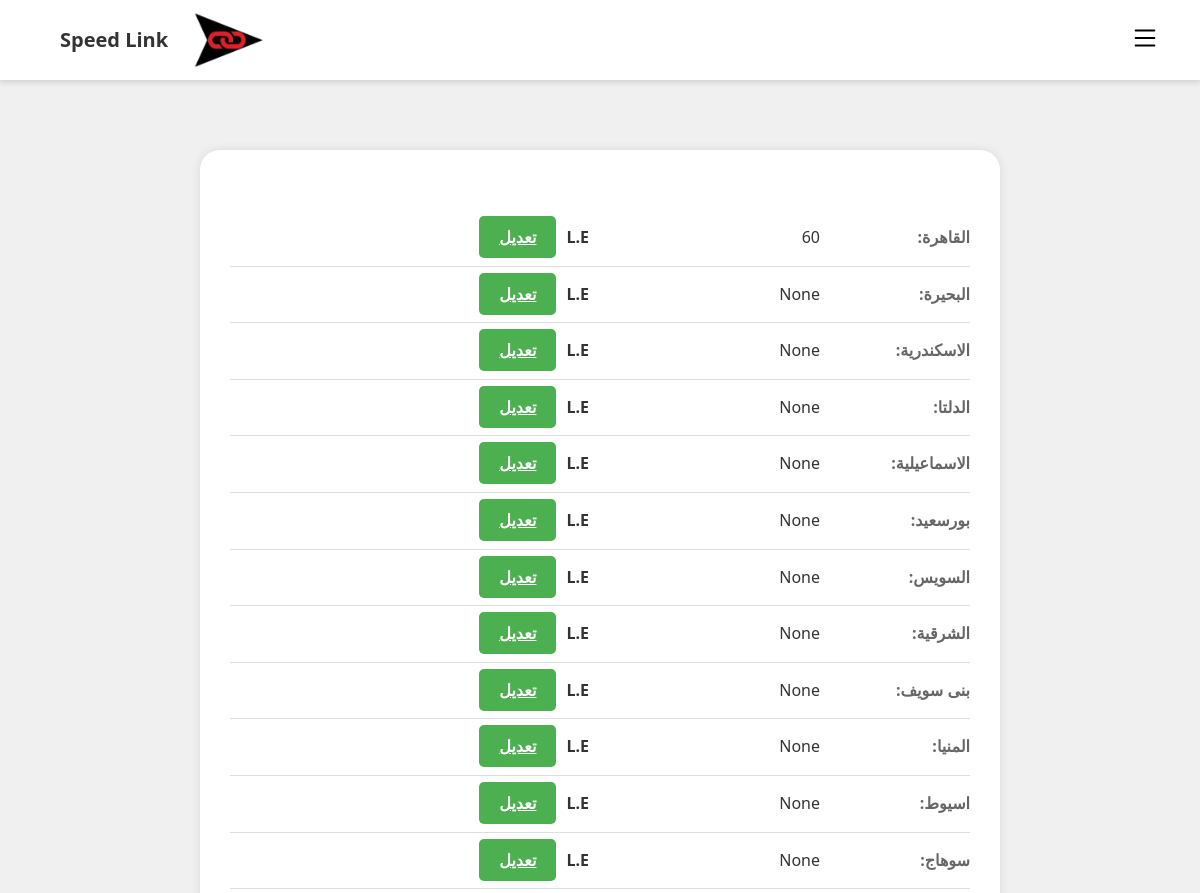
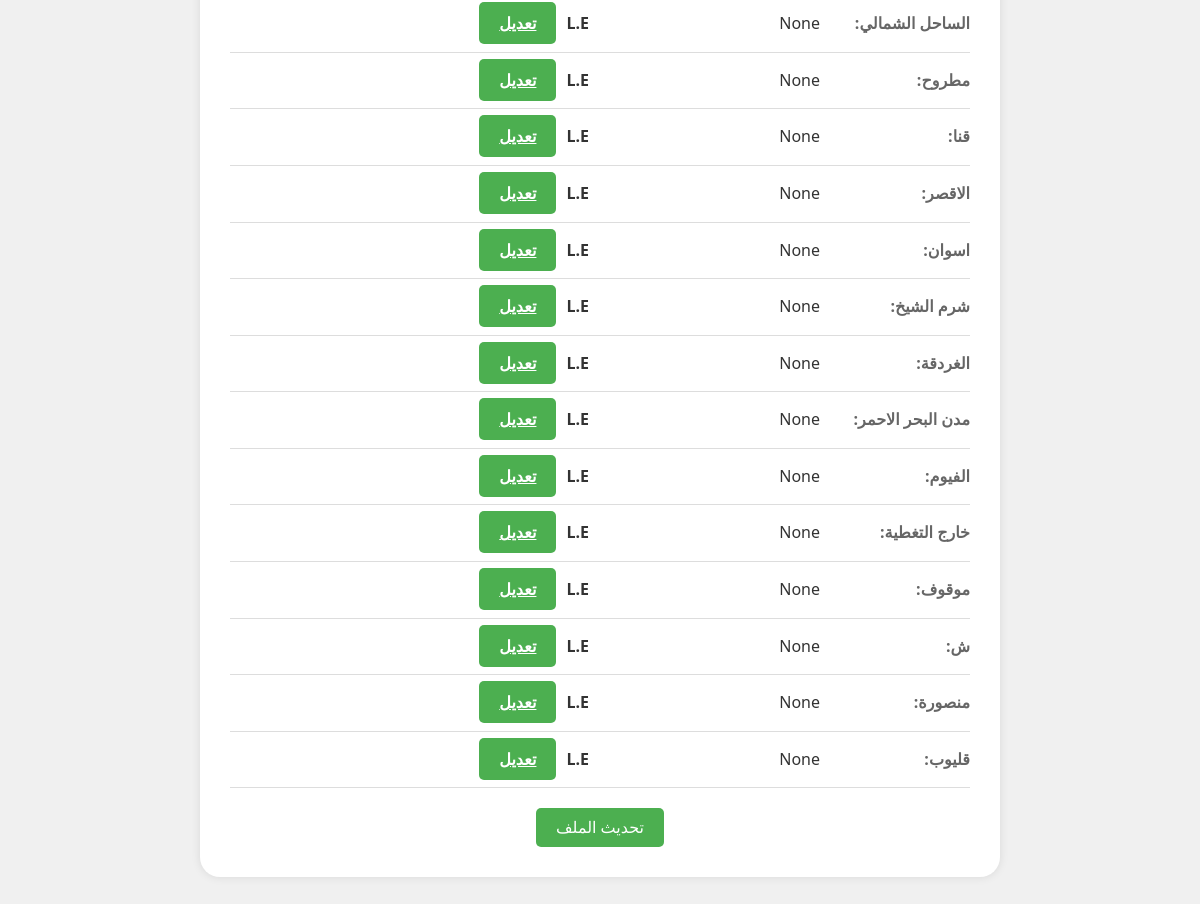
The page /dprice/1 on the database its author committed (2 pictures, top to bottom).
### app.py (models this page shows)
class Dprice(db.Model):
    id = db.Column(db.Integer, primary_key=True)
    sid = db.Column(db.Integer)
    p1 = db.Column(db.Integer)
    p2 = db.Column(db.Integer)
    p3 = db.Column(db.Integer)
    p4 = db.Column(db.Integer)
    p5 = db.Column(db.Integer)
    p6 = db.Column(db.Integer)
    p7 = db.Column(db.Integer)
    p8 = db.Column(db.Integer)
    p9 = db.Column(db.Integer)
    p10 = db.Column(db.Integer)
    p11 = db.Column(db.Integer)
    p12 = db.Column(db.Integer)
    p13 = db.Column(db.Integer)
    p14 = db.Column(db.Integer)
    p15 = db.Column(db.Integer)
    p16 = db.Column(db.Integer)
    p17 = db.Column(db.Integer)
    p18 = db.Column(db.Integer)
    p19 = db.Column(db.Integer)
    p20 = db.Column(db.Integer)
    p21 = db.Column(db.Integer)
    p22 = db.Column(db.Integer)
    p23 = db.Column(db.Integer)
    p24 = db.Column(db.Integer)
    p25 = db.Column(db.Integer)
    p26 = db.Column(db.Integer)

### app.py (the view)
@app.route('/dprice/<int:sid>')
def dprice(sid):
    price = Dprice.query.filter_by(sid=sid).first()
    return render_template('dprice.html',price=price)

### templates/dprice.html (shortened to what this page needs)
{% extends 'base.html' %} {% block content %}
<div class="profile-container">
<div class="profile-details">
    <form action="/saveprice/{{ price.sid }}" method="post">
        <table><tr>
          <td class="label">القاهرة:</td>
          <td>
            <input
              type="text"
              name="1"
              value="{{ price.p1 }}"
              class="readonly"
              readonly
            />L.E<a href="#" class="edit-button" onclick="enableField(this)">تعديل</a>
          </td>
        </tr>
        <tr>
          <td class="label">البحيرة:</td>
          <td>
            <input
              type="text"
              name="2"
              value="{{ price.p2 }}"
              class="readonly"
              readonly
            />L.E<a href="#" class="edit-button" onclick="enableField(this)">تعديل</a>
          </td>
        </tr>
        <tr>
          <td class="label">الاسكندرية:</td>
          <td>
            <input
              type="text"
              name="3"
              value="{{ price.p3 }}"
              class="readonly"
              readonly
            />L.E<a href="#" class="edit-button" onclick="enableField(this)">تعديل</a>
          </td>
        </tr>
        <tr>
          <td class="label">الدلتا:</td>
          <td>
            <input
              type="text"
              name="4"
              value="{{ price.p4 }}"
              class="readonly"
              readonly
            />L.E<a href="#" class="edit-button" onclick="enableField(this)">تعديل</a>
          </td>
        </tr>
        <tr>
          <td class="label">الاسماعيلية:</td>
          <td>
            <input
              type="text"
              name="5"
              value="{{ price.p5 }}"
              class="readonly"
              readonly
            />L.E<a href="#" class="edit-button" onclick="enableField(this)">تعديل</a>
          </td>
        </tr>
        <tr>
          <td class="label">بورسعيد:</td>
          <td>
            <input
              type="text"
              name="6"
              value="{{ price.p6 }}"
              class="readonly"
              readonly
            />L.E<a href="#" class="edit-button" onclick="enableField(this)">تعديل</a>
          </td>
        </tr>
        <tr>
          <td class="label">السويس:</td>
          <td>
            <input
              type="text"
              name="7"
              value="{{ price.p7 }}"
              class="readonly"
              readonly
            />L.E<a href="#" class="edit-button" onclick="enableField(this)">تعديل</a>
          </td>
        </tr>
        <tr>
          <td class="label">الشرقية:</td>
          <td>
            <input
              type="text"
              name="8"
              value="{{ price.p8 }}"
              class="readonly"
              readonly
            />L.E<a href="#" class="edit-button" onclick="enableField(this)">تعديل</a>
          </td>
        </tr>
        <tr>
          <td class="label">بنى سويف:</td>
          <td>
            <input
              type="text"
              name="9"
              value="{{ price.p9 }}"
              class="readonly"
              readonly
            />L.E<a href="#" class="edit-button" onclick="enableField(this)">تعديل</a>
          </td>
        </tr>
        <tr>
          <td class="label">المنيا:</td>
          <td>
            <input
              type="text"
              name="10"
              value="{{ price.p10 }}"
              class="readonly"
              readonly
            />L.E<a href="#" class="edit-button" onclick="enableField(this)">تعديل</a>
          </td>
        </tr>
        <tr>
          <td class="label">اسيوط:</td>
          <td>
            <input
              type="text"
              name="11"
              value="{{ price.p11 }}"
              class="readonly"
              readonly
            />L.E<a href="#" class="edit-button" onclick="enableField(this)">تعديل</a>
          </td>
        </tr>
        <tr>
          <td class="label">سوهاج:</td>
          <td>
            <input
              type="text"
              name="12"
              value="{{ price.p12 }}"
              class="readonly"
              readonly
            />L.E<a href="#" class="edit-button" onclick="enableField(this)">تعديل</a>
          </td>
        </tr>
        <tr>
          <td class="label">الساحل الشمالي:</td>
          <td>
            <input
              type="text"
              name="13"
              value="{{ price.p13 }}"
              class="readonly"
              readonly
            />L.E<a href="#" class="edit-button" onclick="enableField(this)">تعديل</a>
          </td>
        </tr>
        <tr>
          <td class="label">مطروح:</td>
          <td>
            <input
              type="text"
              name="14"
              value="{{ price.p14 }}"
              class="readonly"
              readonly
            />L.E<a href="#" class="edit-button" onclick="enableField(this)">تعديل</a>
          </td>
        </tr>
        <tr>
          <td class="label">قنا:</td>
          <td>
            <input
              type="text"
              name="15"
              value="{{ price.p15 }}"
              class="readonly"
              readonly
            />L.E<a href="#" class="edit-button" onclick="enableField(this)">تعديل</a>
          </td>
        </tr>
        <tr>
          <td class="label">الاقصر:</td>
          <td>
            <input
              type="text"
              name="16"
              value="{{ price.p16 }}"
              class="readonly"
              readonly
            />L.E<a href="#" class="edit-button" onclick="enableField(this)">تعديل</a>
          </td>
        </tr>
        <tr>
          <td class="label">اسوان:</td>
          <td>
            <input
              type="text"
              name="17"
              value="{{ price.p17 }}"
              class="readonly"
              readonly
            />L.E<a href="#" class="edit-button" onclick="enableField(this)">تعديل</a>
          </td>
        </tr>
        <tr>
          <td class="label">شرم الشيخ:</td>
          <td>
            <input
              type="text"
              name="18"
              value="{{ price.p18 }}"
              class="readonly"
              readonly
            />L.E<a href="#" class="edit-button" onclick="enableField(this)">تعديل</a>
          </td>
        </tr>
        <tr>
          <td class="label">الغردقة:</td>
          <td>
            <input
              type="text"
              name="19"
              value="{{ price.p19 }}"
              class="readonly"
              readonly
            />L.E<a href="#" class="edit-button" onclick="enableField(this)">تعديل</a>
          </td>
        </tr>
        <tr>
          <td class="label">مدن البحر الاحمر:</td>
          <td>
            <input
              type="text"
              name="20"
              value="{{ price.p20 }}"
              class="readonly"
              readonly
            />L.E<a href="#" class="edit-button" onclick="enableField(this)">تعديل</a>
          </td>
        </tr>
        <tr>
          <td class="label">الفيوم:</td>
          <td>
            <input
              type="text"
              name="21"
              value="{{ price.p21 }}"
              class="readonly"
              readonly
            />L.E<a href="#" class="edit-button" onclick="enableField(this)">تعديل</a>
          </td>
        </tr>
        <tr>
          <td class="label">خارج التغطية:</td>
          <td>
            <input
              type="text"
              name="22"
              value="{{ price.p22 }}"
              class="readonly"
              readonly
            />L.E<a href="#" class="edit-button" onclick="enableField(this)">تعديل</a>
          </td>
        </tr>
        <tr>
          <td class="label">موقوف:</td>
          <td>
            <input
              type="text"
              name="23"
              value="{{ price.p23 }}"
              class="readonly"
              readonly
            />L.E<a href="#" class="edit-button" onclick="enableField(this)">تعديل</a>
          </td>
        </tr>
        <tr>
          <td class="label">ش:</td>
          <td>
            <input
              type="text"
              name="24"
              value="{{ price.p24 }}"
              class="readonly"
              readonly
            />L.E<a href="#" class="edit-button" onclick="enableField(this)">تعديل</a>
          </td>
        </tr>
        <tr>
          <td class="label">منصورة:</td>
          <td>
            <input
              type="text"
              name="25"
              value="{{ price.p25 }}"
              class="readonly"
              readonly
            />L.E<a href="#" class="edit-button" onclick="enableField(this)">تعديل</a>
          </td>
        </tr>
        <tr>
          <td class="label">قليوب:</td>
          <td>
            <input
              type="text"
              name="26"
              value="{{ price.p26 }}"
              class="readonly"
              readonly
            />L.E<a href="#" class="edit-button" onclick="enableField(this)">تعديل</a>
          </td>
        </tr>
        </table>
        <button type="submit" class="submit-button">تحديث الملف</button>
    </form>
</div>
</div>
{% endblock %}

### static/css/style.css (style rules this page uses)
* { margin: 0; padding: 0; box-sizing: border-box; }
body { font-family: 'Cairo', sans-serif; background: rgb(189, 208, 251); }

### templates/base.html (style rules this page uses)
body { margin: 0; padding: 0; background-color: #fff; font-family: "Cairo", sans-serif; direction: rtl; min-height: 100vh; }

### templates/dprice.html (style rules this page uses)
body { font-family: Arial, sans-serif; margin: 0; padding: 0; background-color: #f0f0f0; }
.profile-container { max-width: 800px; margin: 50px auto; padding: 30px; background-color: white; box-shadow: 0 0 10px rgba(0, 0, 0, 0.1); border-radius: 20px; }
.profile-details table { width: 100%; border-collapse: collapse; margin-top: 20px; }
.profile-details td { padding: 15px; border-bottom: 1px solid #ddd; }
.label { font-weight: bold; color: #666; width: 150px; }
.profile-details td:last-child { text-align: right; font-weight: bold; color: #333; }
.readonly { border: none; background-color: transparent; pointer-events: none; font-size: 16px; }
.edit-button, .submit-button { padding: 10px 20px; font-size: 16px; background-color: #4CAF50; color: #fff; border: none; border-radius: 5px; cursor: pointer; transition: background-color 0.3s; }
.edit-button { margin-right: 10px; }
.submit-button { margin-top: 20px; display: block; margin-left: auto; margin-right: auto; }
body, h1, h2, h3, h4, h5, h6, p, ul, ol { margin: 0; padding: 0; }
body { font-family: 'Segoe UI', Tahoma, Geneva, Verdana, sans-serif; line-height: 1.6; color: #333; background-color: #f0f0f0; }
.profile-details { margin-top: 30px; }
.profile-details td { padding: 15px 0; border-bottom: 1px solid #ddd; }
.label { font-weight: bold; color: #666; width: 150px; padding-right: 20px; }
.readonly { border: none; background-color: transparent; pointer-events: none; font-size: 16px; color: #333; }

### rows shown on the page
Dprice: p1 "60", p2 "None", p3 "None", p4 "None", p5 "None", p6 "None", p7 "None", p8 "None", p9 "None", p10 "None", p11 "None", p12 "None", p13 "None", p14 "None", p15 "None", p16 "None", p17 "None", p18 "None", p19 "None", p20 "None", p21 "None", p22 "None", p23 "None", p24 "None", p25 "None", p26 "None"
